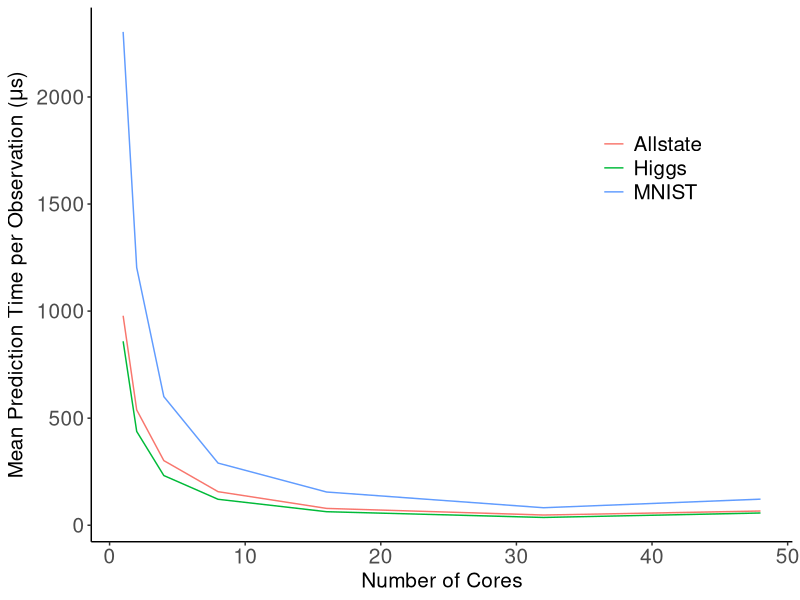

The R script that drew this image:
# ---
# title: "Test speed-up and scale-up of R-Rerf against xg and ranger"
# author: "James Browne"
# date: "Oct 10 2017"
# output: html_document
# ---
library(ggplot2)
library(plyr)

data_summary <- function(data, varname, groupnames){
      require(plyr)
  summary_func <- function(x, col){
          c(mean = mean(x[[col]], na.rm=TRUE),
                  sd = sd(x[[col]], na.rm=TRUE))
    }
    data_sum<-ddply(data, groupnames, .fun=summary_func,
                                      varname)
    data_sum <- rename(data_sum, c("mean" = varname))
     return(data_sum)
}


mydatamnist <- read.csv(file="figure7mnist.csv", header=FALSE)
mydatamnist$V2 <- mydatamnist$V2/10000
mydatamnist <- data_summary(mydatamnist,varname="V2",groupnames=c("V1"))
mydatamnist$V4 <- "MNIST"

mydatahiggs <- read.csv(file="figure7higgs.csv", header=FALSE)
mydatahiggs$V2 <- mydatahiggs$V2/25000
mydatahiggs <- data_summary(mydatahiggs,varname="V2",groupnames=c("V1"))
mydatahiggs$V4 <-  "Higgs"

mydataallstate <- read.csv(file="figure7allstate.csv", header=FALSE)
mydataallstate$V2 <- mydataallstate$V2/50000
mydataallstate <- data_summary(mydataallstate,varname="V2",groupnames=c("V1"))
mydataallstate$V4 <- "Allstate"

mydata <- rbind(mydatamnist, mydatahiggs, mydataallstate)
mydata <- mydata[mydata$V1 != 64, ]


mydata$V1 <- as.numeric(mydata$V1)
mydata$V2 <- as.numeric(mydata$V2)
mydata$V4 <- as.factor(mydata$V4)

leg <- theme(legend.text = element_text(size = 15), legend.title=element_blank(), plot.title = element_text(size = 16,  face="bold"), plot.subtitle = element_text(size = 12),axis.title.x = element_text(size=15), axis.text.x = element_text(size=15), axis.title.y = element_text(size=15), axis.text.y = element_text(size=15))

p <- ggplot(mydata,aes(x=V1, y=V2, group=V4, color=V4))+geom_line()

#p <- p + labs(title = "Strong Scaling") 
p <- p + theme_classic() + leg
p <- p + labs(x = "Number of Cores", y = expression(paste("Mean Prediction Time per Observation (", mu, "s)")))
    p <- p + theme(legend.position = c(.8,.7))


p <- p +scale_color_discrete(name="Dataset")

png(file="figure7a.png")
print(p)
dev.off()

